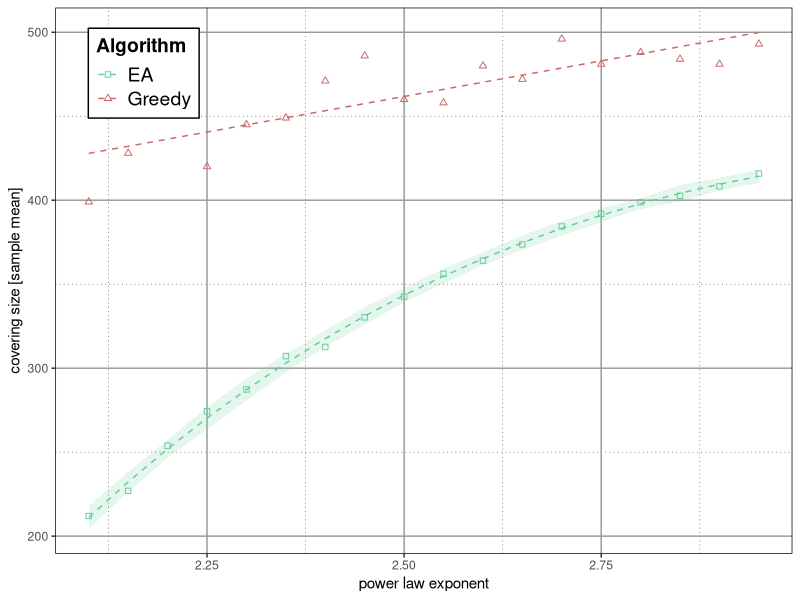

Write the R code that produced this figure.
library("ggplot2")
library("scales")
library("grid")

# import and clean data

data1 = read.csv2("thirdExperiment.txt", head = TRUE, sep = " ")
data2 = read.csv2("fourthExperiment.txt", head = TRUE, sep = " ")

# make data

power_exponent = as.numeric(as.character(data2$power_exponent))
Greedy_result = as.numeric(as.character(data2$covering_size))
EA_result_mean = as.numeric(lapply(split(data1$covering_size, data1$power_exponent), mean))
EA_result_sd = as.numeric(lapply(split(data1$covering_size, data1$power_exponent), sd))

dataPlot = data.frame(x = power_exponent, y = Greedy_result, z = EA_result_mean, w = EA_result_sd)
rm(power_exponent, Greedy_result, EA_result_mean, EA_result_sd)

# perform correlation

mod1 = lm(dataPlot$y ~ dataPlot$x)
mod2 = lm(dataPlot$z ~ I(dataPlot$x^(1/2)) + I(log(dataPlot$x)))

# make plot

g <- ggplot(data = dataPlot)

# plot results for greedy
g <- g + geom_point(aes(x = x, y = y, colour = "Greedy", shape = "Greedy"))
g <- g + geom_line(aes(x = x, y = mod1$fitted.values, colour = "Greedy"), linetype = "dashed")

# plot results for EA
g <- g + geom_point(aes(x = x, y = z, colour = "EA", shape = "EA"))
g <- g + geom_line(aes(x = x, y = mod2$fitted.values, colour = "EA"), linetype = "dashed")
g <- g + geom_ribbon(aes(x = x, ymin = mod2$fitted.values - w, ymax = mod2$fitted.values + w), fill = "#66CC99", alpha = 0.175)

# legends
# cbbPalette <- c("#009E73", "#E69F00")
cbbPalette <- c("#66CC99", "#CC6666")
g <- g + xlab("power law exponent")
g <- g + ylab("covering size [sample mean]")
g <- g + scale_colour_manual(name = "Algorithm", values = cbbPalette, labels=c("EA", "Greedy"))
g <- g + scale_shape_manual(name = "Algorithm", values=c(0, 2), labels = c("EA", "Greedy"))

# theme
g <- g + theme_bw()
g <- g + theme(panel.grid.major = element_line(colour = "#999999"))
g <- g + theme(panel.grid.minor = element_line(colour = "#666666", linetype = "dotted"))
g <- g + theme(panel.border = element_rect(colour = "black"))
g <- g + theme(legend.position = c(0.12, 0.88))
g <- g + theme(legend.text = element_text(size = 14))
g <- g + theme(legend.title = element_text(size=14, face = "bold"))
g <- g + theme(legend.background = element_rect(colour = "black"))

# save plot
pdf("thirdFourthExperiment.pdf", width = 6.5, height = 5.5)
g
dev.off()

# clean up
rm(data1, data2, dataPlot, cbbPalette, g, mod1, mod2)